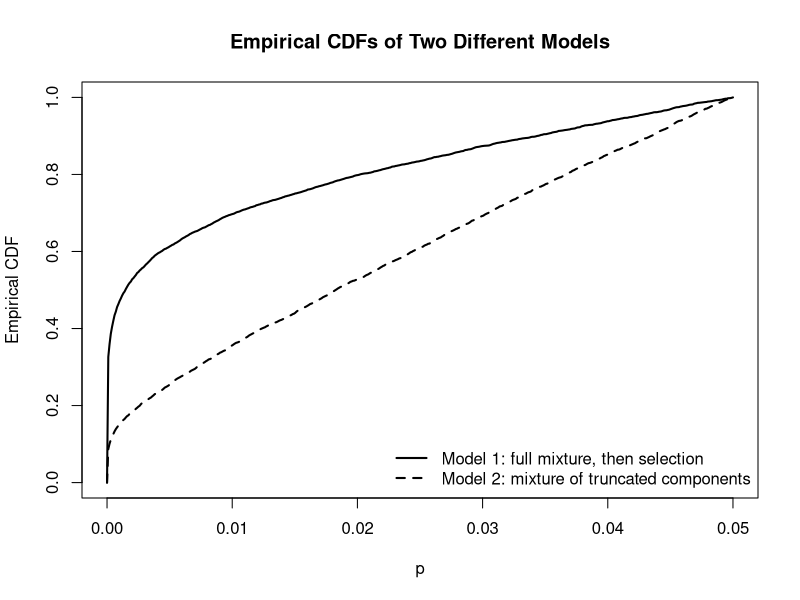

Source code (R):
# Compare two models for significant two-sided p-values
# Model 1: Draw from the full mixture and keep only significant p-values
# Model 2: Draw directly from a mixture of already truncated components

# ----------------------------
# Parameters
# ----------------------------
n        <- 5000   # Number of observed p-values per model
pi       <- 0.40   # Base rate / mixture weight
mu_c     <- 2.0    # Mean of random effects
sigma_c  <- 2.0    # SD of random effects
alpha    <- 0.05   # Two-sided significance threshold 
tiny     <- 1e-15  # Replacement for exact zeros

# ----------------------------
# Model 1
# ----------------------------
# With probability pi:
#   mu_i ~ N(mu_c, sigma_c^2)
#   z    ~ N(mu_i, 1)
# With probability 1 - pi:
#   z    ~ N(0, 1)
# Only significant p-values are observed:
#   p = 2 * (1 - Phi(|z|)) <= alpha

Model.1 <- function(pi, mu_c, sigma_c, alpha = 0.05, tiny = 1e-15) {
  repeat {
    if (runif(1) < pi) {
      mu_i <- rnorm(1, mean = mu_c, sd = sigma_c)
      z    <- rnorm(1, mean = mu_i, sd = 1)
    } else {
      z <- rnorm(1, mean = 0, sd = 1)
    }

    p <- 2 * (1 - pnorm(abs(z)))

    if (p <= alpha) {
      p <- max(p, tiny)
      return(p)
    }
  }
}

Model.1.n <- function(n, pi, mu_c, sigma_c, alpha = 0.05, tiny = 1e-15) {
  replicate(n, Model.1(pi = pi, mu_c = mu_c, sigma_c = sigma_c,
                       alpha = alpha, tiny = tiny))
}

# ----------------------------
# Model 2
# ----------------------------
# Draw one z-value from N(mu, 1), truncated to the two tails
# z <= -c_alpha or z >= c_alpha, where c_alpha is the two-sided
# critical value corresponding to alpha.

r_trunc_two_tails_1 <- function(mu, alpha = 0.05) {
  c_alpha <- qnorm(1 - alpha / 2)

  p_left  <- pnorm(-c_alpha, mean = mu, sd = 1)
  p_right <- 1 - pnorm(c_alpha, mean = mu, sd = 1)
  p_total <- p_left + p_right

  if (p_total <= 0) {
    stop("The truncation region has probability 0.")
  }

  if (runif(1) < p_left / p_total) {
    u <- runif(1, min = 0, max = p_left)
    z <- qnorm(u, mean = mu, sd = 1)
  } else {
    u <- runif(1, min = pnorm(c_alpha, mean = mu, sd = 1), max = 1)
    z <- qnorm(u, mean = mu, sd = 1)
  }

  z
}

# ----------------------------
# Model 2
# ----------------------------
# With probability pi:
#   mu_i ~ N(mu_c, sigma_c^2)
#   z    ~ N(mu_i, 1), already truncated to significance
# With probability 1 - pi:
#   z    ~ N(0, 1), already truncated to significance
# This is a mixture of already truncated components.

Model.2 <- function(pi, mu_c, sigma_c, alpha = 0.05, tiny = 1e-15) {
  if (runif(1) < pi) {
    mu_i <- rnorm(1, mean = mu_c, sd = sigma_c)
    z    <- r_trunc_two_tails_1(mu = mu_i, alpha = alpha)
  } else {
    z <- r_trunc_two_tails_1(mu = 0, alpha = alpha)
  }

  p <- 2 * (1 - pnorm(abs(z)))
  p <- max(p, tiny)

  return(p)
}

Model.2.n <- function(n, pi, mu_c, sigma_c, alpha = 0.05, tiny = 1e-15) {
  replicate(n, Model.2(pi = pi, mu_c = mu_c, sigma_c = sigma_c,
                       alpha = alpha, tiny = tiny))
}

# ----------------------------
# Simulate both models
# ----------------------------
set.seed(123)

p_values_1 <- Model.1.n(n = n, pi = pi, mu_c = mu_c, sigma_c = sigma_c,
                        alpha = alpha, tiny = tiny)

p_values_2 <- Model.2.n(n = n, pi = pi, mu_c = mu_c, sigma_c = sigma_c,
                        alpha = alpha, tiny = tiny)

# ----------------------------
# Empirical CDFs
# ----------------------------
ecdf_1 <- ecdf(p_values_1)
ecdf_2 <- ecdf(p_values_2)
grid   <- seq(0, alpha, length.out = 500)


plot(grid, ecdf_1(grid), type = "l", lwd = 2,
     xlab = "p", ylab = "Empirical CDF",
     main = "Empirical CDFs of Two Different Models",
     ylim = c(0, 1))

lines(grid, ecdf_2(grid), lwd = 2, lty = 2)

legend("bottomright",
       legend = c("Model 1: full mixture, then selection",
                  "Model 2: mixture of truncated components"),
       lwd = 2, lty = c(1, 2), bty = "n")
